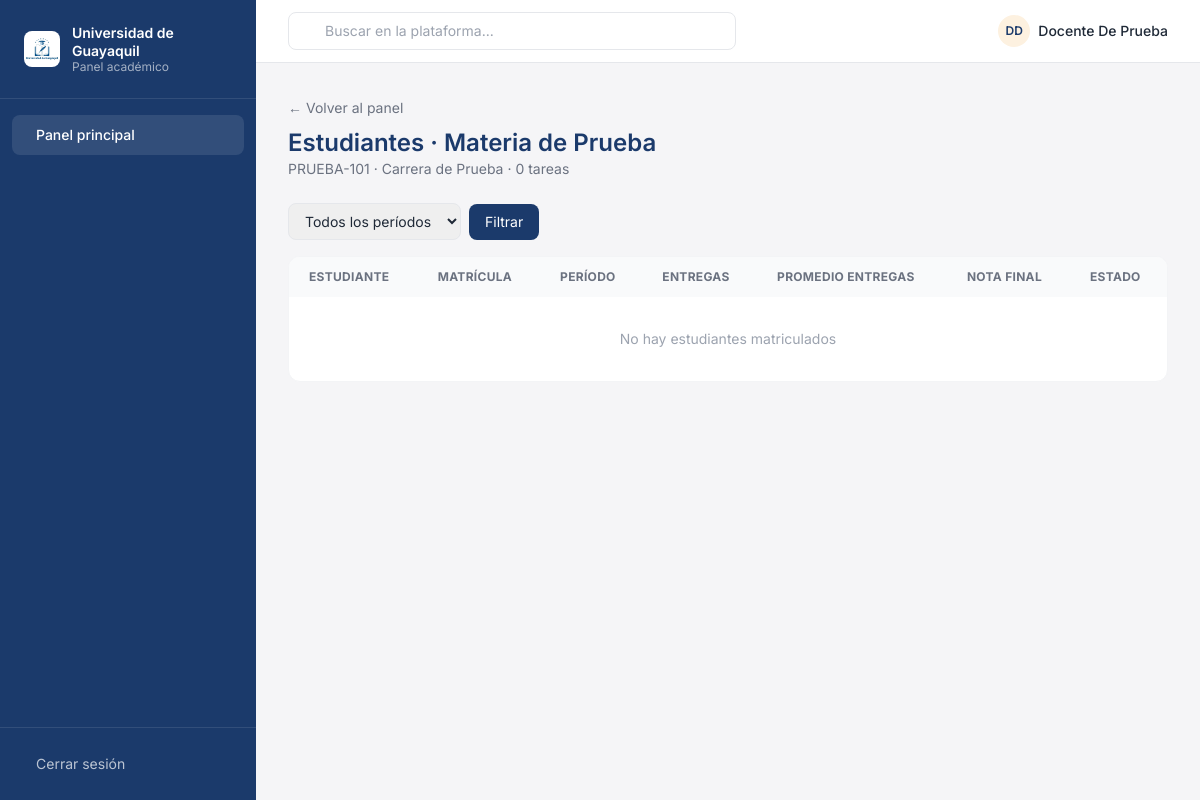
/docente/materia/1/estudiantes/ (signed in), run on an earlier commit of the app's database.
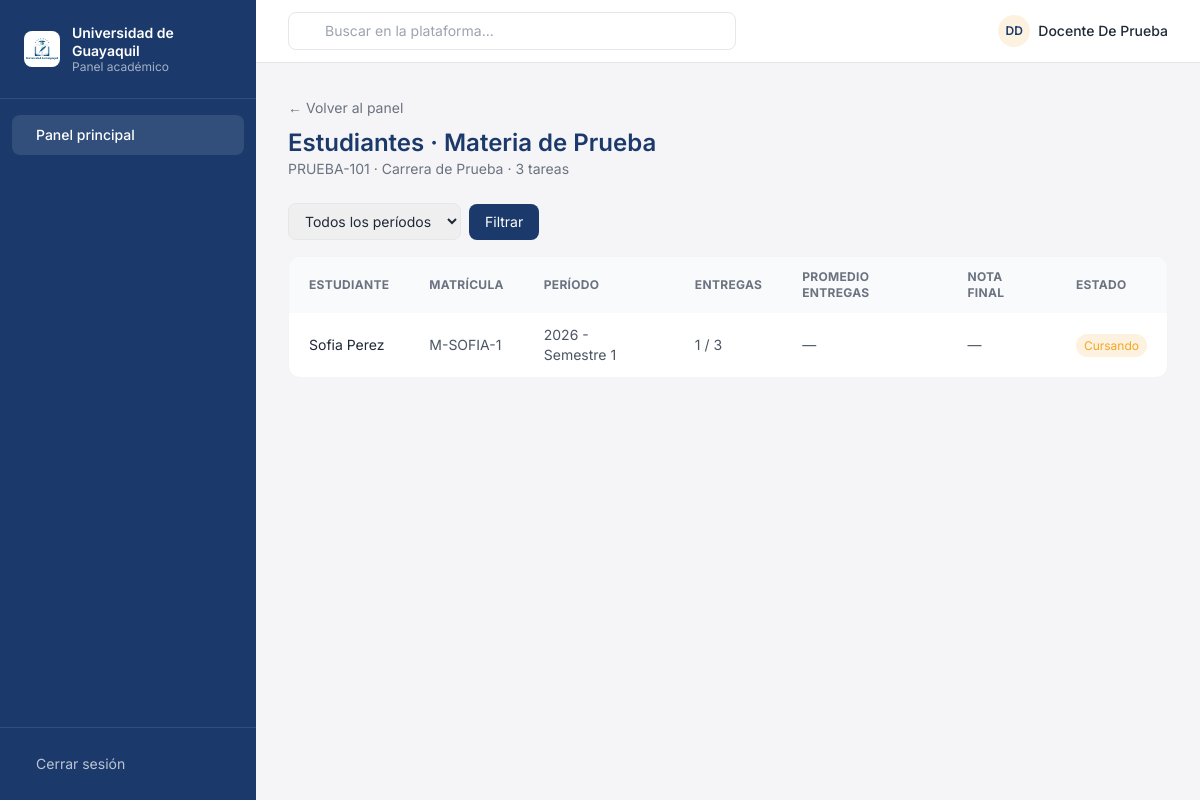
And on a later commit of the database.
### plataforma/models.py (models this page shows, shortened)
class Matricula(models.Model):
    ESTADOS = [
        ('Cursando', 'Cursando'),
        ('Aprobado', 'Aprobado'),
        ('Reprobado', 'Reprobado'),
        ('Retirado', 'Retirado'),
    ]
    estudiante = models.ForeignKey(User, on_delete=models.CASCADE, related_name='matriculas')
    periodo = models.ForeignKey(Periodo, on_delete=models.CASCADE, related_name='matriculas')
    materia = models.ForeignKey(Materia, on_delete=models.CASCADE, related_name='matriculas')
    fecha_matricula = models.DateField(auto_now_add=True)
    estado = models.CharField(max_length=20, choices=ESTADOS, default='Cursando')
    nota_final = models.FloatField(
        null=True,
        blank=True,
        validators=[MinValueValidator(0), MaxValueValidator(100)]
    )
    asistencia = models.IntegerField(default=0, validators=[MinValueValidator(0), MaxValueValidator(100)])
    class Meta:
        verbose_name_plural = "Matrículas"
        unique_together = ('estudiante', 'materia', 'periodo')

class PerfilEstudiante(models.Model):
    user = models.OneToOneField(User, on_delete=models.CASCADE, related_name='perfil_estudiante')
    carrera = models.ForeignKey(Carrera, on_delete=models.CASCADE)
    cedula = models.CharField(max_length=20, unique=True)
    numero_matricula = models.CharField(max_length=20, unique=True)
    fecha_ingreso = models.DateField(auto_now_add=True)
    activo = models.BooleanField(default=True)
    class Meta:
        verbose_name_plural = "Perfiles de Estudiante"

class Periodo(models.Model):
    nombre = models.CharField(max_length=20)  # 2026-1, 2026-2
    fecha_inicio = models.DateField()
    fecha_fin = models.DateField()
    activo = models.BooleanField(default=True)
    class Meta:
        verbose_name_plural = "Períodos"

### plataforma/views.py (the view)
        def wrapper(request, *args, **kwargs):
            if not request.user.is_authenticated:
                return redirect('login')
            try:
                perfil = PerfilUsuario.objects.get(user=request.user)
                if perfil.rol not in roles_permitidos:
                    messages.error(request, "❌ No tienes permisos para acceder a esta sección")
                    return redirect('index')
            except PerfilUsuario.DoesNotExist:
                messages.error(request, "❌ Tu perfil no está configurado")
                return redirect('index')
            return view_func(request, *args, **kwargs)

### plataforma/views.py (called while the page is built)
def rol_requerido(*roles_permitidos):
    def decorator(view_func):
        def wrapper(request, *args, **kwargs):
            if not request.user.is_authenticated:
                return redirect('login')
            try:
                perfil = PerfilUsuario.objects.get(user=request.user)
                if perfil.rol not in roles_permitidos:
                    messages.error(request, "❌ No tienes permisos para acceder a esta sección")
                    return redirect('index')
            except PerfilUsuario.DoesNotExist:
                messages.error(request, "❌ Tu perfil no está configurado")
                return redirect('index')
            return view_func(request, *args, **kwargs)
        return wrapper
    return decorator

def _perfil_docente_o_none(user):
    return PerfilDocente.objects.select_related('carrera').filter(user=user).first()

def _materia_del_docente(user, materia_id):
    perfil = _perfil_docente_o_none(user)
    if not perfil:
        return None, None
    materia = Materia.objects.select_related('carrera').filter(id=materia_id, docente=perfil).first()
    return perfil, materia

### plataforma/templates/plataforma/docente_materia_estudiantes.html (shortened to what this page needs)
{% extends 'plataforma/base.html' %}
{% block sidebar_links %}{% include 'plataforma/_sidebar_docente.html' %}{% endblock %}
{% block content %}
<div class="mb-6">
  <a href="{% url 'dashboard_docente' %}" class="text-sm text-gray-500 hover:text-navy">← Volver al panel</a>
  <h1 class="text-2xl font-semibold text-navy mt-2">Estudiantes · {{ materia.nombre }}</h1>
  <p class="text-sm text-gray-500">{{ materia.codigo }} · {{ materia.carrera.nombre }} · {{ total_tareas }} tarea{{ total_tareas|pluralize:"s" }}</p>
</div>
<form method="get" class="mb-4 flex items-center gap-2">
  <select name="periodo" class="px-3 py-2 text-sm border border-gray-200 rounded-lg">
    <option value="">Todos los períodos</option>
  </select>
  <button type="submit" class="px-4 py-2 text-sm bg-navy text-white rounded-lg hover:bg-navy-light">Filtrar</button>
</form>
<div class="bg-white rounded-xl border border-gray-100 overflow-hidden">
  <table class="w-full text-sm">
    <thead class="bg-gray-50 text-left text-xs uppercase tracking-wide text-gray-500">
      <tr>
        <th class="px-5 py-3">Estudiante</th>
        <th class="px-5 py-3">Matrícula</th>
        <th class="px-5 py-3">Período</th>
        <th class="px-5 py-3">Entregas</th>
        <th class="px-5 py-3">Promedio entregas</th>
        <th class="px-5 py-3">Nota final</th>
        <th class="px-5 py-3">Estado</th>
      </tr>
    </thead>
    <tbody class="divide-y divide-gray-100">
      {% for fila in filas %}
      <tr class="hover:bg-gray-50">
        <td class="px-5 py-3 text-gray-800">{{ fila.estudiante.get_full_name|default:fila.estudiante.username }}</td>
        <td class="px-5 py-3 text-gray-600">{{ fila.perfil.numero_matricula|default:"—" }}</td>
        <td class="px-5 py-3 text-gray-600">{{ fila.matricula.periodo.nombre }}</td>
        <td class="px-5 py-3 text-gray-600">{{ fila.entregas }} / {{ total_tareas }}</td>
        <td class="px-5 py-3 text-gray-600">
          {% if fila.promedio_entregas is not None %}{{ fila.promedio_entregas|floatformat:2 }}{% else %}—{% endif %}
        </td>
        <td class="px-5 py-3 text-gray-600">{{ fila.matricula.nota_final|default_if_none:"—" }}</td>
        <td class="px-5 py-3">
          <span class="text-xs px-2 py-1 rounded-full {% if fila.matricula.estado == 'Aprobado' %}bg-navy/10 text-navy{% else %}bg-gold-light text-gold{% endif %}">
            {{ fila.matricula.estado }}
          </span>
        </td>
      </tr>
      {% empty %}
      <tr><td colspan="7" class="text-center px-5 py-8 text-gray-400">No hay estudiantes matriculados</td></tr>
      {% endfor %}
    </tbody>
  </table>
</div>
{% endblock %}

What changed in the data, as far as the page shows it:
added Matricula: estudiante.get_full_name "Sofia Perez", perfil.numero_matricula "M-SOFIA-1", matricula.periodo.nombre "2026 - Semestre 1", entregas "1", total_tareas "3", matricula.nota_final "—", matricula.estado "Cursando"
Also different on the page:
{{ total_tareas }}: "0" → "3"
text no longer shown: "No hay estudiantes matriculados"
